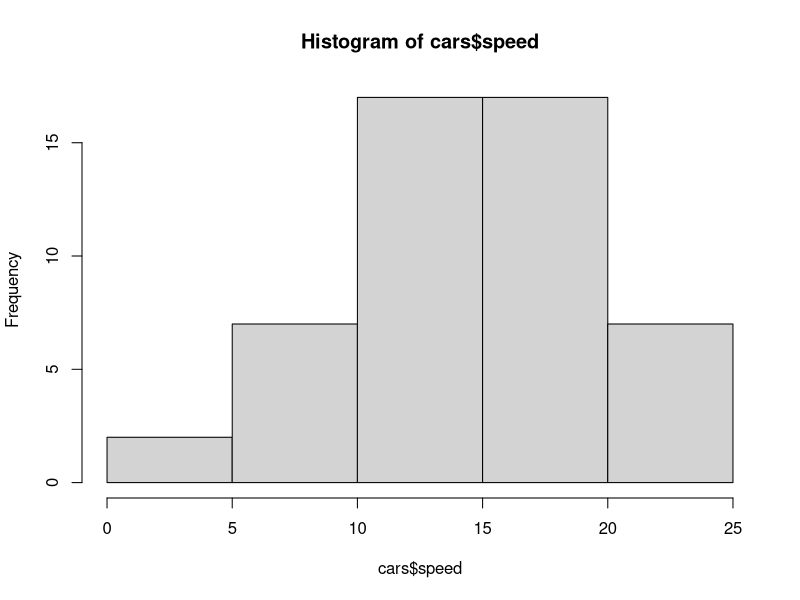
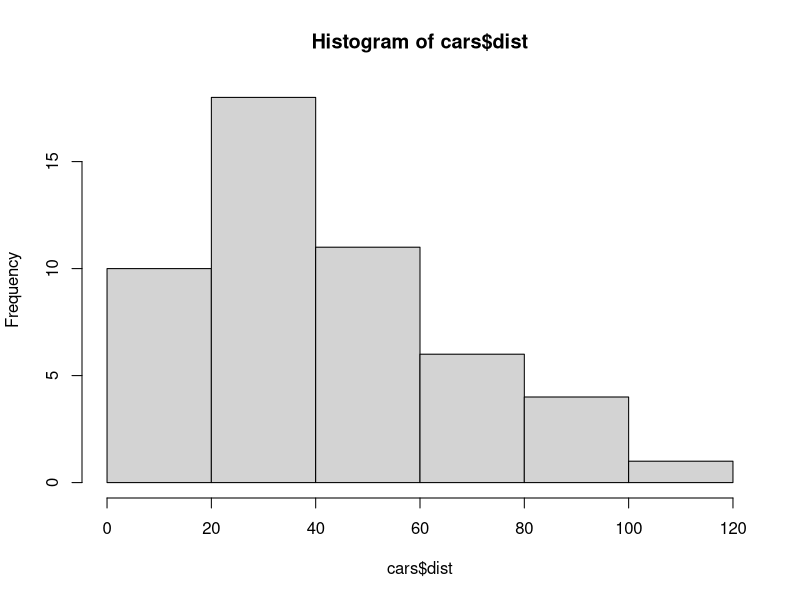
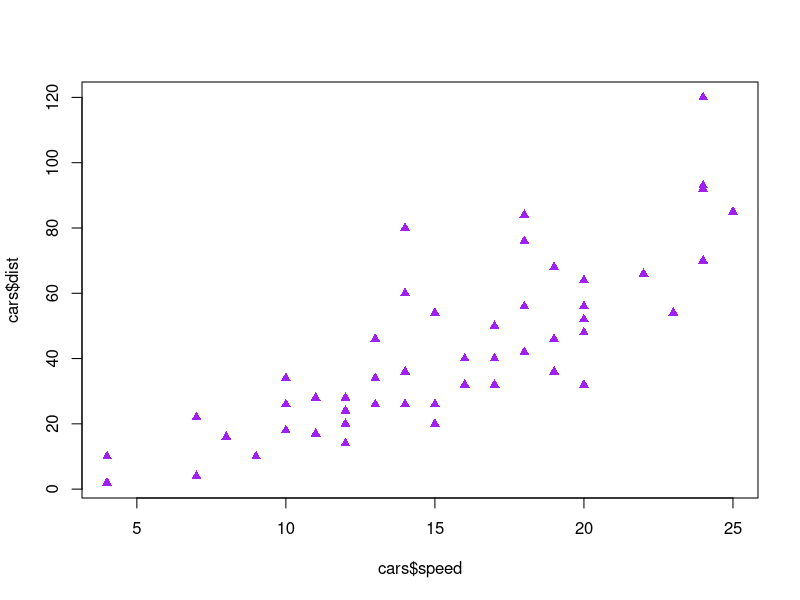
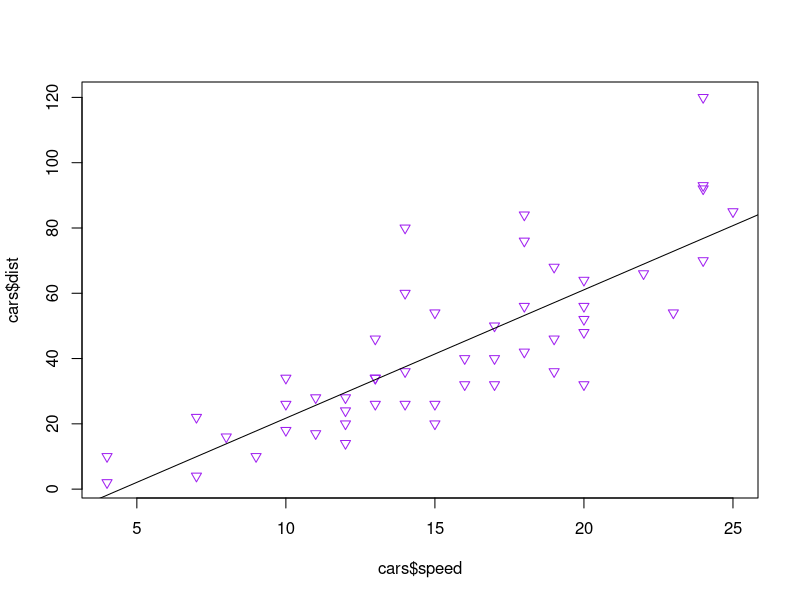

Write the R code that produced these figures, in order.
###04/03/15

data(cars)
nrow(cars)
summary(cars)


## some histogrmas to see if things are normal
hist(cars$speed)
#this looks pretty normally dist
hist(cars$dist)
## this looks a little skwed showed test for normality
###calculate the correlation and speed rcode when using html format-{R}, `r will run whats ever after it
cor(cars)
cor(cars$speed,cars$dist)
## high correlation###
## speed is explatory var so should be x, response var
### pch= circos, tringle, how to plot
plot(cars$speed, cars$dist, col="purple", pch=17)

## there is a [pstive linear relationship

cor.test(cars$speed, cars$dist, alternative= "greater", conf.level=0.95)
## rho is greater than zero output means there is a postive linear relationship
### only can get a conf interval when things are normally dist
## whats next, what is the line that predicts the average for each speed... linear models

the.line = lm(cars$dist~cars$speed)
plot(cars$speed, cars$dist, col="purple", pch=6)
abline(the.line$coefficients)
### homework goes over power anaysis


#### 05/01/15
#1st thing to do a scatter plot of each.. do the giaint scatter plots

